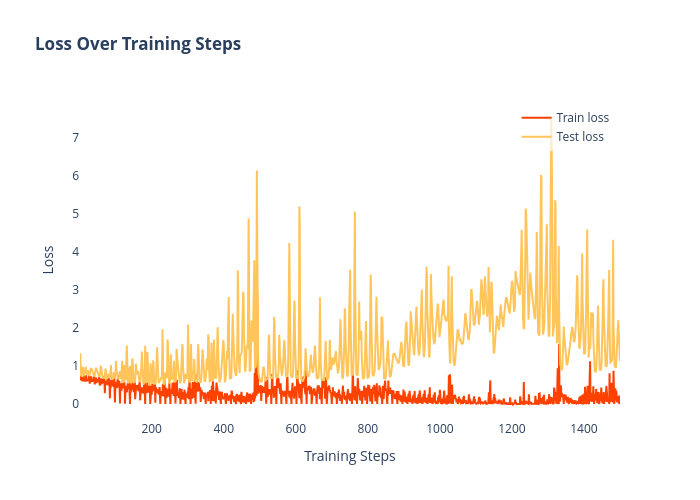

This figure's notebook cell:
### Code cell
plot_metric(latest_model_outputs, "loss")

### Figure 1 — Plotly figure (JSON) as saved in the notebook; plotly's stock layout.template omitted (floating-point values rounded to 4 significant figures; data arrays with more than 128 entries replaced by an {"elided": "..."} marker saying what was removed)
{"data": [{"line": {"color": "#FC4100", "dash": "solid"}, "mode": "lines", "name": "Train loss", "type": "scatter", "x": {"elided": "1500 int values"}, "y": {"elided": "1500 float values"}}, {"line": {"color": "#FFC55A", "dash": "solid"}, "mode": "lines", "name": "Test loss", "type": "scatter", "x": {"elided": "1500 int values"}, "y": {"elided": "1500 float values"}}], "layout": {"height": 500, "hovermode": "x unified", "legend": {"bgcolor": "rgba(255,255,255,0.7)", "x": 0.99, "xanchor": "right", "y": 0.99, "yanchor": "top"}, "paper_bgcolor": "white", "plot_bgcolor": "white", "showlegend": true, "title": {"text": "<b>Loss Over Training Steps</b>"}, "width": 700, "xaxis": {"title": {"text": "Training Steps"}}, "yaxis": {"title": {"text": "Loss"}}}}
